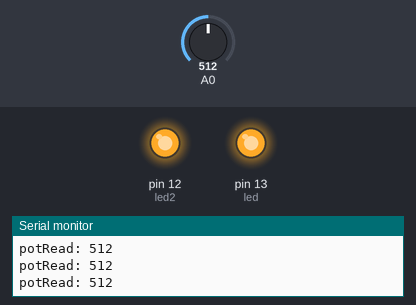
The sketch below on a simulated Arduino Uno, built with avr-gcc and run on an emulated ATmega328P. Shown: output pins drawn as LEDs (lit = HIGH), the last lines printed to the serial monitor. The test bench sets the inputs (shaded band); at power-on: A0 = 512.

Above: at 1.2 s.
1.3 s: A0 set to 486
At 1.7 s:
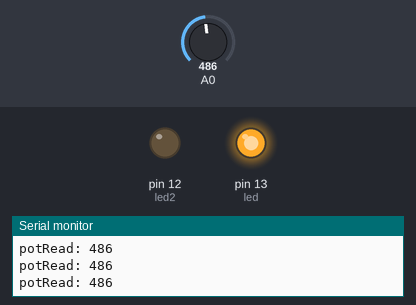
2.8 s: A0 set to 610
At 4.0 s:
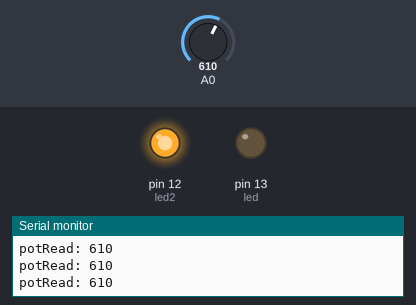
4.3 s: A0 set to 583
At 5.2 s:
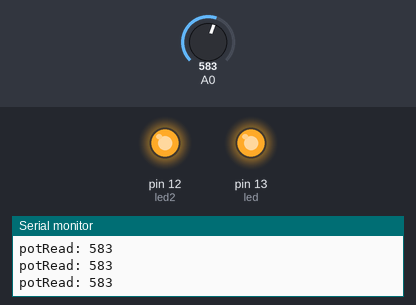
7.3 s: A0 set to 490
At 8.6 s:
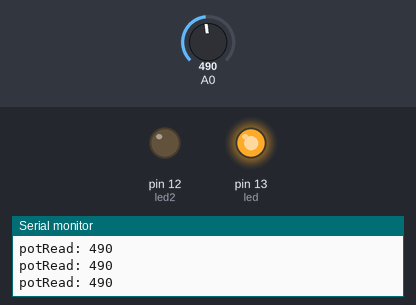
Timing chart, 0 to 10.3 s (numbered marks = the images above; inputs shaded):
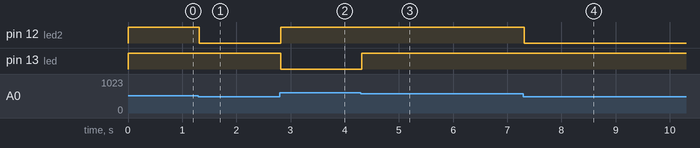

Measured:
- the behaviour switches between 500 and 499 on A0 (found by bisection; images 0 and 1)
- the behaviour switches between 601 and 600 on A0 (found by bisection; images 2 and 3)
- after the input at 1.3 s, pin 12 (led2): HIGH → LOW at once
- after the input at 2.8 s, pin 12 (led2): LOW → HIGH at once; pin 13 (led): HIGH → LOW at once
- after the input at 4.3 s, pin 13 (led): LOW → HIGH at once
- after the input at 7.3 s, pin 12 (led2): HIGH → LOW at once

The sketch:

analogRead3Modes.ino
```cpp
#define led 13
#define led2 12


void setup() {
  // put your setup code here, to run once:
  Serial.begin(9600);
  pinMode(led, OUTPUT);
  pinMode(led2, OUTPUT);
}

void loop() {
  // put your main code here, to run repeatedly:
  int potRead = analogRead(A0);
  Serial.print("potRead: ");
  Serial.println(potRead);

  //  if (potRead < 500) {
  //    digitalWrite(led, HIGH);
  //    digitalWrite(led2, LOW);
  //  }
  //
  //  if (potRead >= 500 && potRead <= 600) {
  //    digitalWrite(led, HIGH);
  //    digitalWrite(led2, HIGH);
  //  }
  //
  //  if (potRead > 600) {
  //    digitalWrite(led, LOW);
  //    digitalWrite(led2, HIGH);
  //  }


  if (potRead < 500) {
    digitalWrite(led, HIGH);
    digitalWrite(led2, LOW);
  } else if (potRead >= 500 && potRead <= 600) {
    digitalWrite(led, HIGH);
    digitalWrite(led2, HIGH);
  } else {
    digitalWrite(led, LOW);
    digitalWrite(led2, HIGH);
  }


}
```
